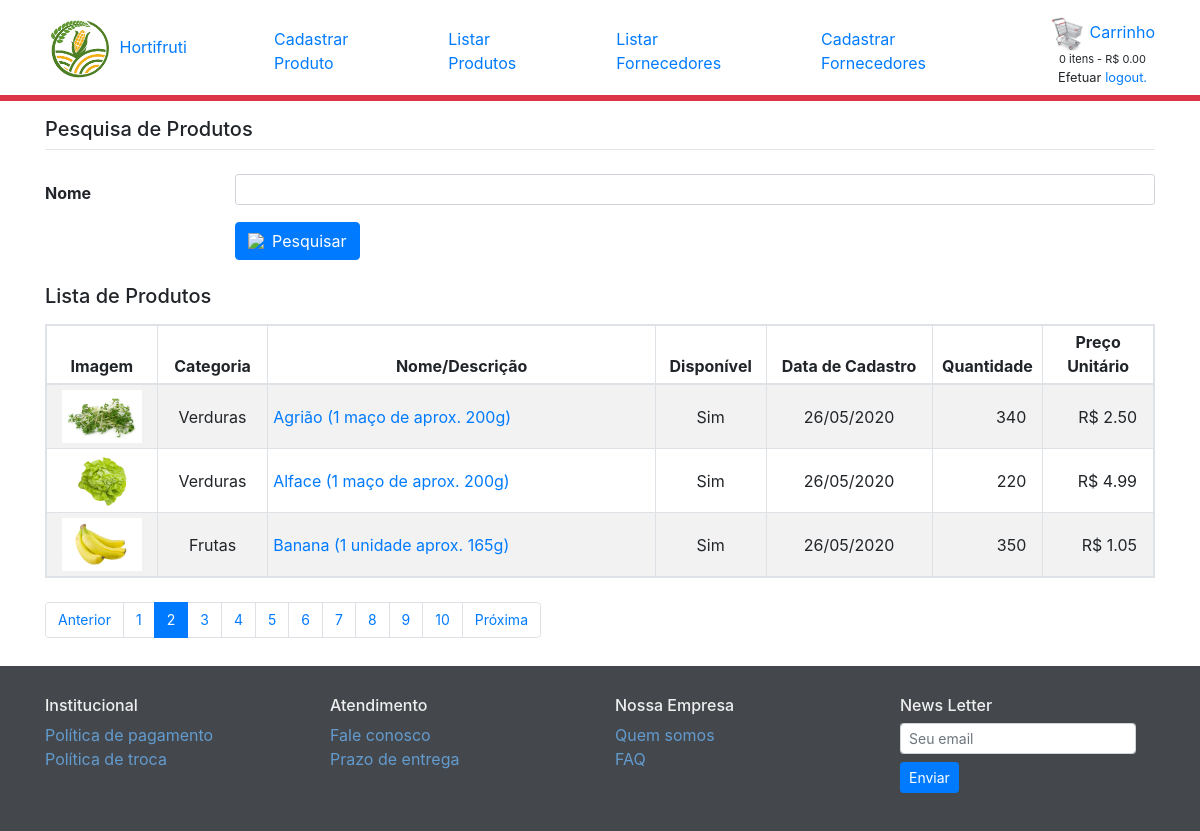
/produto/lista_produto/?pagina=2&nome= (signed in), run on the app's committed database.
### produto/models.py (models this page shows, shortened)
class Produto(models.Model):
    categoria = models.ForeignKey(Categoria, related_name='produtos', on_delete=models.DO_NOTHING)
    nome = models.CharField(max_length=100, db_index=True, unique=True)
    descricao = models.CharField(max_length=100)
    slug = models.SlugField(max_length=100)
    imagem = models.ImageField(upload_to='images/')
    qtd_estoque = models.IntegerField()
    preco = models.DecimalField(max_digits=5, decimal_places=2)
    data_cadastro = models.DateField()
    disponivel = models.BooleanField(default=False)
    class Meta:
        db_table='produto'
    def __str__(self):
        return self.nome
    def get_disponivel(self):
        return "Sim" if self.disponivel else "Não"

### categoria/models.py (models this page shows, shortened)
class Categoria(models.Model):
    nome = models.CharField(max_length=70, db_index=True, unique=True)
    slug = models.SlugField(max_length=70)
    class Meta:
        db_table='categoria'
        ordering = ('nome',)
    def __str__(self):
        return self.nome

### produto/views.py (the view)
# urls.py: path('lista_produto/', views.lista_produto, name='lista_produto'),
def lista_produto(request):
    form = PesquisaProdutoForm(request.GET)
    if form.is_valid():
        nome = form.cleaned_data['nome']
        lista_de_produtos = Produto.objects\
                                   .filter(nome__icontains=nome)\
                                   .order_by('nome')
        paginator = Paginator(lista_de_produtos, 3)
        pagina = request.GET.get('pagina')
        page_obj = paginator.get_page(pagina)
        print(lista_de_produtos)
        print(page_obj)
        return render(request, 'produto/pesquisa_produto.html', { 'produtos': page_obj,
                                                                  'form': form,
                                                                  'nome': nome })
    else:
        raise ValueError('Ocorreu um erro inesperado ao tentar recuperar um produto.')

### produto/forms.py
class PesquisaProdutoForm(forms.Form):
    nome = forms.CharField(
        widget=forms.TextInput(attrs={'class': 'form-control form-control-sm', 'maxlength': '100'}),
        required=False)

### carrinho/carrinho.py (called while the page is built)
    def get_preco_carrinho(self):
        return sum(Decimal(item['preco_total']) for item in self.carrinho.values())

    def get_quantidade_carrinho(self):
        return sum(item['quantidade'] for item in self.carrinho.values())

### carrinho/context_processors.py (called while the page is built)
def calcula_totais_carrinho(request):
    carrinho = Carrinho(request)
    quantidade = carrinho.get_quantidade_carrinho()
    preco_carrinho = carrinho.get_preco_carrinho()
    return {
        'quantidade': quantidade,
        'preco_carrinho': preco_carrinho
    }

### produto/templates/produto/pesquisa_produto.html (shortened to what this page needs)
{% extends 'base.html' %}
{% load static %}
{% block corpo %}
   <div class='mb-4'>
      <h5>Pesquisa de Produtos</h5>
      <hr class='mt-0'>
   </div>
   <form action="" method ='GET' class="mb-4">
      <div class='form-group row' style='margin-bottom: 10px;'>
         <label for='id_nome' class='col-lg-2 col-form-label font-weight-bold'>
            Nome
         </label>
         <div class='col-lg-10'>
            {{ form.nome }}
         </div>
      </div>
      <div class='form-group row'>
         <div class="col-lg-10 offset-lg-2">
            <button type='submit' class='btn btn-primary'>
               <div class="d-flex align-items-center">
                  <img src="{% static 'images/skin/binoculo.png' %}" class="mr-2">Pesquisar
               </div>
            </button>
         </div>
      </div>
   </form>
      {% if produtos %}
         <h5 class="mb-3">Lista de Produtos</h5>
         <table style='width:100%'
                class='table table-striped table-sm table-bordered table-responsive mb-4'>
            <thead>
               <tr>
                  <th class='text-center'>Imagem</th>
                  <th class='text-center'>Categoria</th>
                  <th class='text-center'>Nome/Descrição</th>
                  <th class="text-center">Disponível</th>
                  <th class='text-center'>Data de Cadastro</th>
                  <th class="text-center">Quantidade</th>
                  <th class="text-center">Preço Unitário</th>
               </tr>
            </thead>
            <tbody>
               {% for produto in produtos %}
                  <tr>
                     <td width="10%" class="text-center align-middle">
                        <img style="width:80px"
                             src="{{ produto.imagem.url }}" alt="{{ produto.nome }}">
                     </td>
                     <td width="10%" class="text-center align-middle">
                        {{ produto.categoria }}
                     </td>
                     <td width="35%" class="align-middle">
                        <a href="{% url 'produto:exibe_produto' produto.id %}">
                           {{ produto.nome }} ({{ produto.descricao }})
                        </a>
                     </td>
                     <td width="10%" class="text-center align-middle">
                        {{ produto.get_disponivel }}
                     </td>
                     <td width="15%" class="text-center align-middle">
                        {{ produto.data_cadastro | date:'d/m/Y' }}
                     </td>
                     <td width="10%" class="text-right align-middle pr-3">
                        {{ produto.qtd_estoque }}
                     </td>
                     <td width="15%" class="text-right align-middle pr-3">
                        R$ {{ produto.preco }}
                     </td>
                  </tr>
               {% endfor %}
            </tbody>
         </table>
         <div style='font-size: 14px; margin-bottom: 28px'>
            {% if produtos.has_other_pages %}
               <ul class='pagination'>
                  {% if produtos.has_previous %}
                     <li class='page-item'><a class='page-link' href='?pagina={{ produtos.previous_page_number }}&nome={{nome}}'>Anterior</a></li>
                  {% else %}
                     <li class='page-item disabled'><a class='page-link' href='#' tabindex='-1'>Anterior</a></li>
                  {% endif %}
                  {% for i in produtos.paginator.page_range %}
                     {% if produtos.number == i %}
                        <li class='page-item active'><a class='page-link' href='#'>{{ i }} </a></li>
                     {% else %}
                        <li class='page-item'><a class='page-link' href='?pagina={{ i }}&nome={{nome}}'>{{ i }}</a></li>
                     {% endif %}
                  {% endfor %}
                  {% if produtos.has_next %}
                     <li class='page-item'><a class='page-link' href='?pagina={{ produtos.next_page_number }}&nome={{nome}}'>Próxima</a></li>
                  {% else %}
                     <li class='page-item disabled'><a class='page-link' href='#' tabindex='-1'>Próxima</a></li>
                  {% endif %}
               </ul>
            {% endif %}
         </div>
      {% endif %}
{% endblock %}

### static/css/base.css (style rules this page uses)
body { display: flex; min-height: 100vh; flex-direction: column; }
.barra { overflow-y: scroll; }

### data on the page
Produto: imagem (picture), categoria "Verduras", nome "Agrião", descricao "1 maço de aprox. 200g", get_disponivel "Sim", data_cadastro "26/05/2020", qtd_estoque "340", preco "2.50"
Produto: imagem (picture), categoria "Verduras", nome "Alface", descricao "1 maço de aprox. 200g", get_disponivel "Sim", data_cadastro "26/05/2020", qtd_estoque "220", preco "4.99"
Produto: imagem (picture), categoria "Frutas", nome "Banana", descricao "1 unidade aprox. 165g", get_disponivel "Sim", data_cadastro "26/05/2020", qtd_estoque "350", preco "1.05"

### other printed values
{{ quantidade }} "0"
{{ preco_carrinho | floatformat:2 | intcomma }} "0.00"
{{ i }} "1" "3" "4" "5" "6" "7" "8" "9" "10"
{{ i }} "2"
